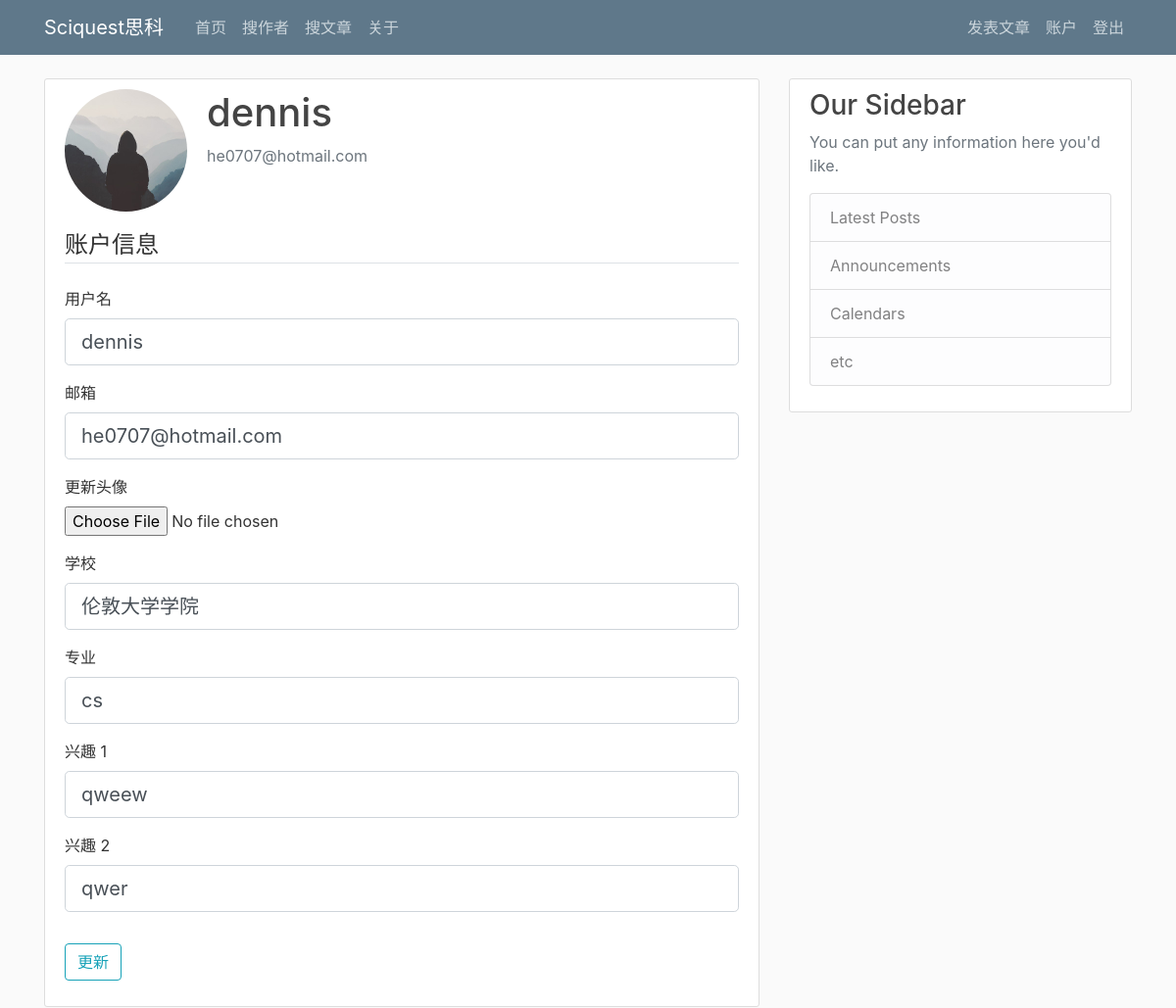
Page /account (signed in) on the committed database.
### app/models.py (models this page shows, shortened)
class User(db.Model, UserMixin):
    __tablename__ = "user"
    id = db.Column(db.Integer, primary_key=True)
    username = db.Column(db.String(20), index=True, unique=True, nullable=False)
    email = db.Column(db.String(120), index=True, unique=True, nullable=False)
    password = db.Column(db.String(60), nullable=False)
    image_file = db.Column(db.String(20), nullable=False, default='default.png');
    university = db.Column(db.String(60), nullable=False)
    major = db.Column(db.String(60), nullable=False)
    interest1 = db.Column(db.String(60), nullable=False)
    interest2 = db.Column(db.String(60), nullable=False)
    posts = db.relationship('Post', backref='author', lazy=True)

### app/routes.py (the view)
@app.route("/account", methods=['GET', 'POST'])
@login_required
def account():
    form = UpdateAccountForm()
    if form.validate_on_submit():
        if form.picture.data:
            picture_file = save_picture(form.picture.data)
            current_user.image_file = picture_file
        current_user.username = form.username.data
        current_user.email = form.email.data
        current_user.university = form.university.data
        current_user.major = form.major.data
        current_user.interest1 = form.interest1.data
        current_user.interest2 = form.interest2.data
        db.session.commit()
        flash('账户更新成功！', 'success')
        return redirect(url_for('account'))
    elif request.method == 'GET':
        form.username.data = current_user.username
        form.email.data = current_user.email
        form.university.data = current_user.university
        form.major.data = current_user.major
        form.interest1.data = current_user.interest1
        form.interest2.data = current_user.interest2
    image_file = url_for('static', filename='profile_pics/' + current_user.image_file)
    return render_template('account.html', title='账户信息',
                           image_file=image_file, form=form)

### app/forms.py (shortened to what this page needs)
class UpdateAccountForm(FlaskForm):
    username = StringField('用户名',
                           validators=[DataRequired(), Length(min=2, max=20)])
    email = StringField('邮箱',
                        validators=[DataRequired(), Email()])
    picture = FileField('更新头像', validators=[FileAllowed(['jpg', 'png'])])
    university = StringField('学校',
                             validators=[DataRequired(), Length(min=2, max=20)])
    major = StringField('专业',
                        validators=[DataRequired(), Length(min=2, max=20)])
    interest1 = StringField('兴趣 1',
                            validators=[DataRequired(), Length(min=2, max=20)])
    interest2 = StringField('兴趣 2',
                            validators=[Length(min=2, max=20)])
    submit = SubmitField('更新')

### app/models.py (called while the page is built)
@login_manager.user_loader
def load_user(user_id):
    return User.query.get(int(user_id))

### app/templates/account.html (shortened to what this page needs)
{% extends "layout.html" %}
{% block content %}
    <div class="content-section">
      <div class="media">
        <img class="rounded-circle account-img" src="{{ image_file }}">
        <div class="media-body">
          <h2 class="account-heading">{{ current_user.username }}</h2>
          <p class="text-secondary">{{ current_user.email }}</p>
        </div>
      </div>
        <form method="POST" action="" enctype="multipart/form-data">
            <fieldset class="form-group">
                <legend class="border-bottom mb-4">账户信息</legend>
                <div class="form-group">
                    {{ form.username.label(class="form-control-label") }}
                    {% if form.username.errors %}
                        {{ form.username(class="form-control form-control-lg is-invalid") }}
                        <div class="invalid-feedback">
                            {% for error in form.username.errors %}
                                <span>{{ error }}</span>
                            {% endfor %}
                        </div>
                    {% else %}
                        {{ form.username(class="form-control form-control-lg") }}
                    {% endif %}
                </div>
                <div class="form-group">
                    {{ form.email.label(class="form-control-label") }}
                    {% if form.email.errors %}
                        {{ form.email(class="form-control form-control-lg is-invalid") }}
                        <div class="invalid-feedback">
                            {% for error in form.email.errors %}
                                <span>{{ error }}</span>
                            {% endfor %}
                        </div>
                    {% else %}
                        {{ form.email(class="form-control form-control-lg") }}
                    {% endif %}
                </div>
                <div class="form-group">
                    {{ form.picture.label() }}
                    {{ form.picture(class="form-control-file") }}
                </div>
                <div class="form-group">
                    {{ form.university.label(class="form-control-label") }}
                    {{ form.university(class="form-control form-control-lg") }}
                </div>
                <div class="form-group">
                    {{ form.major.label(class="form-control-label") }}
                    {{ form.major(class="form-control form-control-lg") }}
                </div>
            <div class="form-group">
                    {{ form.interest1.label(class="form-control-label") }}
                    {{ form.interest1(class="form-control form-control-lg") }}
                </div>
            <div class="form-group">
                    {{ form.interest2.label(class="form-control-label") }}
                    {{ form.interest2(class="form-control form-control-lg") }}
                </div>
            </fieldset>
            <div class="form-group">
                {{ form.submit(class="btn btn-outline-info") }}
            </div>
        </form>
    </div>
{% endblock content %}

### app/static/main.css (style rules this page uses)
body { background: #fafafa; color: #333333; margin-top: 5rem; }
h1, h2, h3, h4, h5, h6 { color: #444444; }
.content-section { background: #ffffff; padding: 10px 20px; border: 1px solid #dddddd; border-radius: 3px; margin-bottom: 20px; }
.account-img { height: 125px; width: 125px; margin-right: 20px; margin-bottom: 16px; }
.account-heading { font-size: 2.5rem; }

### rows in the picture
User: username "dennis", email "he0707@hotmail.com", university "伦敦大学学院", major "cs", interest1 "qweew", interest2 "qwer"
